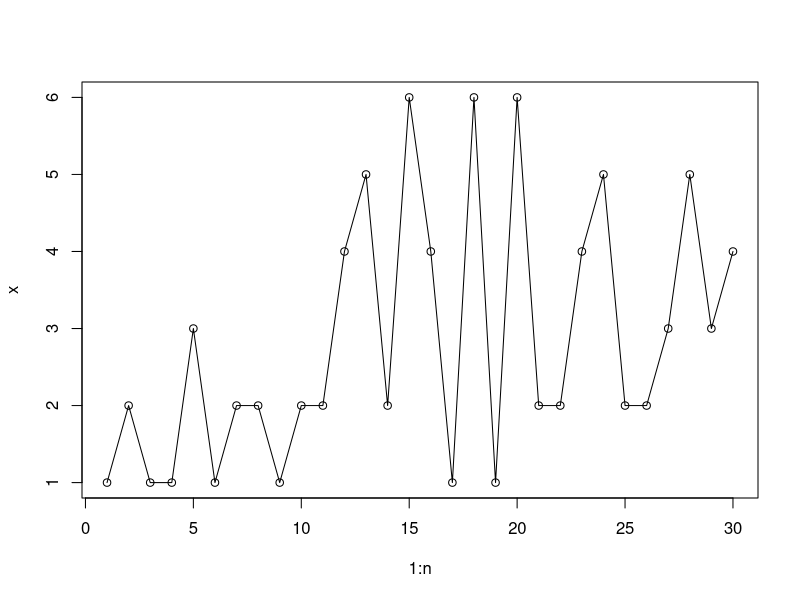

Source code (R): (Note: a time limit stopped this script after it produced the figure.)
set.seed(1900)
n = 30

true_lambda_1 = 2
true_lambda_2 = 4
true_m = 10


x = rpois(true_m, true_lambda_1)
x = c(x, rpois(n - true_m, true_lambda_2))

par(mfrow = c(1, 1))
plot(1 : n, x, type = "o")
#plot

## hyperparams
alpha = 1
beta = 0

#chains
S = 1000000
lambda1s = array(NA, S)
lambda2s = array(NA, S)
ms = array(NA, S)
#start positions
lambda1s[1] = 1
lambda2s[1] = 1
ms[1] = 1

for (t in 2 : S){
	m = ms[t - 1]
	lambda1 = rgamma(1, alpha + sum(x[1 : m]), m + beta)
	lambda2 = rgamma(1, alpha + sum(x[(m + 1) : n]), n - m + beta)
	
	#now we need to calculate all the m dist
	ln_p_m = function(m){
		if (m == 0){			
			sum(x[1 : n]) * log(lambda2)
		} else if (m == n){
			(lambda2 - lambda1) * m + sum(x[1 : m]) * log(lambda1)
		} else {
			(lambda2 - lambda1) * m + sum(x[1 : m]) * log(lambda1) + sum(x[(m + 1) : n]) * log(lambda2)
		}			
	}
	ln_m_dist = array(NA, n - 1)
	for (m in 1 : (n - 1)){
		ln_m_dist[m] = ln_p_m(m)
	}
	ln_m_dist	
	ln_m_dist = ln_m_dist - max(ln_m_dist)
	m_dist = exp(ln_m_dist) / sum(exp(ln_m_dist))
	
	
	lambda1s[t] = lambda1
	lambda2s[t] = lambda2
	ms[t] = sample(1 : (n - 1), 1, prob = m_dist)
}



###assess convergence
par(mfrow = c(3, 1))
S0 = 100
plot(1 : S0, lambda1s[1 : S0])
# abline(h = mean(lambda1s[B : S0]), col = "blue")
# abline(h = true_lambda_1, col = "red")
# abline(v = B, col = "grey")

plot(1 : S0, lambda2s[1 : S0])
# abline(h = mean(lambda2s[B : S0]), col = "blue")
# abline(h = true_lambda_2, col = "red")
# abline(v = B, col = "grey")

plot(1 : S0, ms[1 : S0])
# abline(h = mean(ms[B : S0]), col = "blue")
# abline(h = sqrt(true_m), col = "red")
# abline(v = B, col = "grey")
#plot
BURN = 10

##assess autocorrelation

par(mfrow = c(3, 1))

acf(lambda1s[BURN : S], xlim = c(1, 25), ylim = c(-0.05, 0.3))
acf(lambda2s[BURN : S], xlim = c(1, 25), ylim = c(-0.05, 0.3))
acf(ms[BURN : S], xlim = c(1, 25), ylim = c(-0.05, 0.3))
THIN = 9
#plot

#burn and thin
lambda1s = lambda1s[(BURN + 1) : S]
lambda1s = lambda1s[seq(1, S - (BURN + 1), by = THIN)]
lambda2s = lambda2s[(BURN + 1) : S]
lambda2s = lambda2s[seq(1, S - (BURN + 1), by = THIN)]
ms = ms[(BURN + 1) : S]
ms = ms[seq(1, S - BURN, by = THIN)]


#look at posteriors with post-exp at 95% CI
par(mfrow = c(3, 1))


hist(lambda1s, br = 500)
abline(v = mean(lambda1s), col = "blue", lwd = 3)
abline(v = quantile(lambda1s, 0.025), col = "grey", lwd = 3)
abline(v = quantile(lambda1s, 0.975), col = "grey", lwd = 3)
abline(v = true_lambda_1, col = "red", lwd = 3)

hist(lambda2s, br = 500)
abline(v = mean(lambda2s), col = "blue", lwd = 3)
abline(v = quantile(lambda2s, 0.025), col = "grey", lwd = 3)
abline(v = quantile(lambda2s, 0.975), col = "grey", lwd = 3)
abline(v = true_lambda_2, col = "red", lwd = 3)

hist(ms, br = 500)
abline(v = mean(ms), col = "blue", lwd = 3)
abline(v = quantile(ms, 0.025), col = "grey", lwd = 3)
abline(v = quantile(ms, 0.975), col = "grey", lwd = 3)
abline(v = true_m, col = "red", lwd = 3)
#plot
